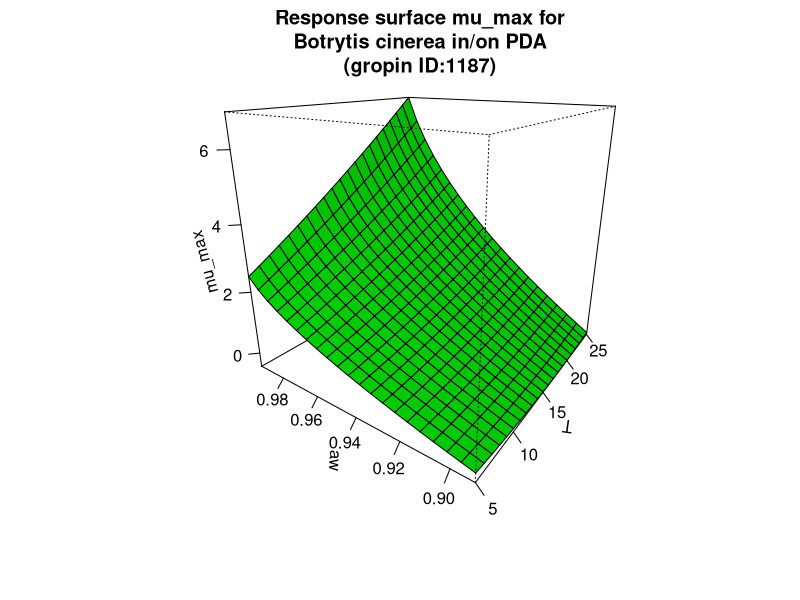

The R source for this figure:
#############################
# start of Parameter script
#############################
T <- seq(4.995004995005,25.025,length.out=21)
aw <- seq(0.89089,0.994005994005994,length.out=21)
#############################
# end of Parameter script
#############################
############################# 
# start of Model script Gropin ID 1187 
#############################
 
# constant coefficients for this model
 
variables <- data.frame(T,aw)
argumentsPar <- expand.grid(variables)
 
# heart of the model
response_surface <- function(T,aw) {
   mumax <-(2.053+(-6.484)* sqrt(1-aw)+1.210*( sqrt(1-aw)* sqrt(1-aw))+0.248*T+0.0015*T*T-0.917* sqrt(1-aw)*T)

return(mumax=mumax)
} 

# output parameters
mumax <- cbind(argumentsPar,response_surface(argumentsPar['T'],argumentsPar['aw']))
colnames(mumax) <- c(colnames(argumentsPar),'mumax')
#############################
# End of Model script
#############################
############################# 
# start of Visualisation script Gropin ID 1187 
#############################
persp(T,aw,matrix(unlist(mumax$mumax),nrow=21),col = 'green',xlab='T',ylab='aw',zlab='mu_max',main='Response surface mu_max for
Botrytis cinerea in/on PDA
(gropin ID:1187)',theta=305,phi=20,shade=0.25,ticktype = 'detailed')
#############################
# End of Visualisation script
#############################
